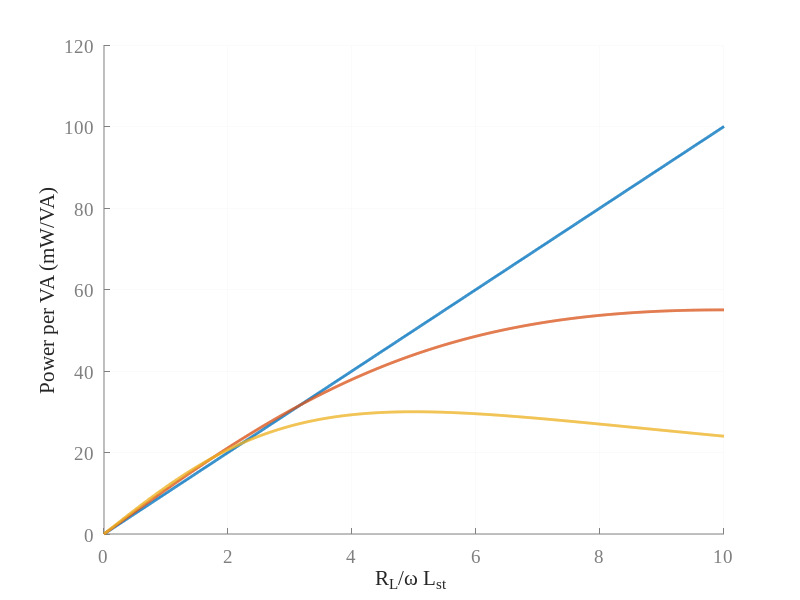

Write MATLAB code to recreate this figure.
%--------------------------------------------------------------------------
%By: Duleepa J Thrimawithana
%Date: 19-05-2019
%Description:
%This program is written to calculate the power output of an 
%parallel compensated IPT pick-up
%--------------------------------------------------------------------------

function [] = PowerLCLCP( )

f = 85e3;   %Frequency of the fundamental component of current in primary coil  
Lpt = 18.73e-6;    %Inductance of the primary coils
Lst = 18.73e-6;     %Inductance of the pick-up coils
Ipt = 10;  %RMS current in the primary coil (fundamental)
k = 0.1; %Coupling between coils
w = 2*pi*f; %Angular frequency

RoL = [0:0.01:10]; %Represents RL/wLst as power is plotted against this

VApt = w*Lpt*Ipt^2; %VA in the primary coil 

LRatio = 1; %Ratio between Lsi/Lst

%Power delivered to load vs RoL normalised wrt VApt (i.e. mW/VA)

%At ideal tuning, dL = 0
dL = 0; 
PowerPCP_0dL = 1000*(k^2*w*Lpt*Ipt^2*(1+dL).*RoL./((1+dL)^2*(1-dL*LRatio/(1+dL))^2+dL^2.*RoL.^2))/VApt;

%At 10% change in compensation, dL = 0.1
dL = 0.1;   
PowerPCP_0dL1 = 1000*(k^2*w*Lpt*Ipt^2*(1+dL).*RoL./((1+dL)^2*(1-dL*LRatio/(1+dL))^2+dL^2.*RoL.^2))/VApt;
RoLPmax_0dL2 = (1+dL)/dL-LRatio

%At 20% change in compensation, dL = 0.2
dL = 0.2;    
PowerPCP_0dL2 = 1000*(k^2*w*Lpt*Ipt^2*(1+dL).*RoL./((1+dL)^2*(1-dL*LRatio/(1+dL))^2+dL^2.*RoL.^2))/VApt;
RoLPmax_0dL2 = (1+dL)/dL-LRatio

%Ploting the resutls
figure(3)
%set(gcf,'PaperPosition', [17, 210, 560, 420],'PaperUnits','points' )
axes1 = axes('Parent',gcf);
hold(axes1,'on');
set(axes1,'FontSize',14,'XColor',[0.5 0.5 0.5],'YColor',[0.5 0.5 0.5],...
    'GridColor',[0.9 0.9 0.9],'MinorGridColor',[0.9 0.9 0.9],...
    'XGrid','on','YGrid','on','FontName','Times New Roman');
ylabel('Power per VA (mW/VA)','Color',[0.15 0.15 0.15],'FontName','Times New Roman');
xlabel('{R_L/\omega L_s_t }','Color',[0.15 0.15 0.15],'FontName','Times New Roman');
plot(RoL,PowerPCP_0dL,'LineWidth',2);
plot(RoL,PowerPCP_0dL1,'LineWidth',2);
plot(RoL,PowerPCP_0dL2,'LineWidth',2);

%legend('k=0.1','k=0.15','k=0.2','Location','northeast');
%legend BOXON


end
